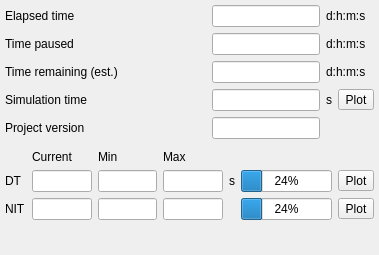
<?xml version="1.0" encoding="UTF-8"?>
<ui version="4.0">
 <class>dashboard</class>
 <widget class="QWidget" name="dashboard">
  <property name="geometry">
   <rect>
    <x>0</x>
    <y>0</y>
    <width>379</width>
    <height>255</height>
   </rect>
  </property>
  <property name="windowTitle">
   <string>Form</string>
  </property>
  <layout class="QGridLayout" name="gridLayout" columnstretch="1,0,0,0">
   <property name="leftMargin">
    <number>5</number>
   </property>
   <property name="topMargin">
    <number>5</number>
   </property>
   <property name="rightMargin">
    <number>5</number>
   </property>
   <property name="bottomMargin">
    <number>0</number>
   </property>
   <item row="3" column="2">
    <widget class="QLabel" name="label_7">
     <property name="text">
      <string>s</string>
     </property>
    </widget>
   </item>
   <item row="1" column="1">
    <widget class="QLineEdit" name="lineedit_paused_time">
     <property name="sizePolicy">
      <sizepolicy hsizetype="MinimumExpanding" vsizetype="Fixed">
       <horstretch>0</horstretch>
       <verstretch>0</verstretch>
      </sizepolicy>
     </property>
     <property name="maximumSize">
      <size>
       <width>16777215</width>
       <height>16777215</height>
      </size>
     </property>
     <property name="readOnly">
      <bool>true</bool>
     </property>
    </widget>
   </item>
   <item row="0" column="0">
    <widget class="QLabel" name="label_2">
     <property name="text">
      <string>Elapsed time</string>
     </property>
    </widget>
   </item>
   <item row="3" column="3">
    <widget class="QToolButton" name="toolbutton_plot_time">
     <property name="text">
      <string>Plot</string>
     </property>
     <property name="autoRaise">
      <bool>false</bool>
     </property>
    </widget>
   </item>
   <item row="3" column="0">
    <widget class="QLabel" name="label_6">
     <property name="text">
      <string>Simulation time</string>
     </property>
    </widget>
   </item>
   <item row="11" column="0">
    <spacer name="verticalSpacer_2">
     <property name="orientation">
      <enum>Qt::Vertical</enum>
     </property>
     <property name="sizeHint" stdset="0">
      <size>
       <width>20</width>
       <height>100</height>
      </size>
     </property>
    </spacer>
   </item>
   <item row="6" column="0">
    <spacer name="verticalSpacer">
     <property name="orientation">
      <enum>Qt::Vertical</enum>
     </property>
     <property name="sizeType">
      <enum>QSizePolicy::Preferred</enum>
     </property>
     <property name="sizeHint" stdset="0">
      <size>
       <width>20</width>
       <height>30</height>
      </size>
     </property>
    </spacer>
   </item>
   <item row="0" column="1">
    <widget class="QLineEdit" name="lineedit_elapsed_time">
     <property name="sizePolicy">
      <sizepolicy hsizetype="MinimumExpanding" vsizetype="Fixed">
       <horstretch>0</horstretch>
       <verstretch>0</verstretch>
      </sizepolicy>
     </property>
     <property name="maximumSize">
      <size>
       <width>16777215</width>
       <height>16777215</height>
      </size>
     </property>
     <property name="readOnly">
      <bool>true</bool>
     </property>
    </widget>
   </item>
   <item row="0" column="2" colspan="2">
    <widget class="QLabel" name="label_4">
     <property name="text">
      <string>d:h:m:s</string>
     </property>
    </widget>
   </item>
   <item row="2" column="1">
    <widget class="QLineEdit" name="lineedit_remaining_time">
     <property name="sizePolicy">
      <sizepolicy hsizetype="MinimumExpanding" vsizetype="Fixed">
       <horstretch>0</horstretch>
       <verstretch>0</verstretch>
      </sizepolicy>
     </property>
     <property name="readOnly">
      <bool>true</bool>
     </property>
    </widget>
   </item>
   <item row="10" column="0" colspan="4">
    <widget class="QWidget" name="widget" native="true">
     <layout class="QGridLayout" name="gridLayout_2">
      <property name="leftMargin">
       <number>0</number>
      </property>
      <property name="topMargin">
       <number>5</number>
      </property>
      <property name="rightMargin">
       <number>0</number>
      </property>
      <property name="bottomMargin">
       <number>0</number>
      </property>
      <item row="0" column="2">
       <widget class="QLabel" name="label_11">
        <property name="text">
         <string>Min</string>
        </property>
       </widget>
      </item>
      <item row="2" column="3">
       <widget class="QLineEdit" name="lineedit_nit_max">
        <property name="readOnly">
         <bool>true</bool>
        </property>
       </widget>
      </item>
      <item row="1" column="0">
       <widget class="QLabel" name="label">
        <property name="text">
         <string>DT</string>
        </property>
       </widget>
      </item>
      <item row="2" column="0">
       <widget class="QLabel" name="label_9">
        <property name="text">
         <string>NIT</string>
        </property>
       </widget>
      </item>
      <item row="1" column="3">
       <widget class="QLineEdit" name="lineedit_dt_max">
        <property name="readOnly">
         <bool>true</bool>
        </property>
       </widget>
      </item>
      <item row="2" column="1">
       <widget class="QLineEdit" name="lineedit_nit">
        <property name="readOnly">
         <bool>true</bool>
        </property>
       </widget>
      </item>
      <item row="1" column="1">
       <widget class="QLineEdit" name="lineedit_dt">
        <property name="readOnly">
         <bool>true</bool>
        </property>
       </widget>
      </item>
      <item row="1" column="2">
       <widget class="QLineEdit" name="lineedit_dt_min">
        <property name="readOnly">
         <bool>true</bool>
        </property>
       </widget>
      </item>
      <item row="0" column="3">
       <widget class="QLabel" name="label_12">
        <property name="text">
         <string>Max</string>
        </property>
       </widget>
      </item>
      <item row="0" column="1">
       <widget class="QLabel" name="label_10">
        <property name="text">
         <string>Current</string>
        </property>
       </widget>
      </item>
      <item row="2" column="2">
       <widget class="QLineEdit" name="lineedit_nit_min">
        <property name="readOnly">
         <bool>true</bool>
        </property>
       </widget>
      </item>
      <item row="2" column="6">
       <widget class="QToolButton" name="toolbutton_plot_nit">
        <property name="text">
         <string>Plot</string>
        </property>
        <property name="autoRaise">
         <bool>false</bool>
        </property>
       </widget>
      </item>
      <item row="1" column="6">
       <widget class="QToolButton" name="toolbutton_plot_dt">
        <property name="text">
         <string>Plot</string>
        </property>
        <property name="autoRaise">
         <bool>false</bool>
        </property>
       </widget>
      </item>
      <item row="1" column="4">
       <widget class="QLabel" name="label_8">
        <property name="text">
         <string>s</string>
        </property>
       </widget>
      </item>
      <item row="2" column="5">
       <widget class="QProgressBar" name="progressbar_nit">
        <property name="value">
         <number>24</number>
        </property>
       </widget>
      </item>
      <item row="1" column="5">
       <widget class="QProgressBar" name="progressbar_dt">
        <property name="value">
         <number>24</number>
        </property>
       </widget>
      </item>
     </layout>
    </widget>
   </item>
   <item row="5" column="0">
    <widget class="QLabel" name="label_version">
     <property name="text">
      <string>Project version</string>
     </property>
    </widget>
   </item>
   <item row="1" column="2" colspan="2">
    <widget class="QLabel" name="label_paused_time_units">
     <property name="text">
      <string>d:h:m:s</string>
     </property>
    </widget>
   </item>
   <item row="3" column="1">
    <widget class="QLineEdit" name="lineedit_time">
     <property name="sizePolicy">
      <sizepolicy hsizetype="MinimumExpanding" vsizetype="Fixed">
       <horstretch>0</horstretch>
       <verstretch>0</verstretch>
      </sizepolicy>
     </property>
     <property name="readOnly">
      <bool>true</bool>
     </property>
    </widget>
   </item>
   <item row="2" column="0">
    <widget class="QLabel" name="label_3">
     <property name="text">
      <string>Time remaining (est.)</string>
     </property>
    </widget>
   </item>
   <item row="2" column="2" colspan="2">
    <widget class="QLabel" name="label_5">
     <property name="text">
      <string>d:h:m:s</string>
     </property>
    </widget>
   </item>
   <item row="1" column="0">
    <widget class="QLabel" name="label_paused_time">
     <property name="text">
      <string>Time paused</string>
     </property>
    </widget>
   </item>
   <item row="5" column="1">
    <widget class="QLineEdit" name="lineedit_version"/>
   </item>
   <item row="4" column="0">
    <spacer name="verticalSpacer_3">
     <property name="orientation">
      <enum>Qt::Vertical</enum>
     </property>
     <property name="sizeType">
      <enum>QSizePolicy::Preferred</enum>
     </property>
     <property name="sizeHint" stdset="0">
      <size>
       <width>20</width>
       <height>30</height>
      </size>
     </property>
    </spacer>
   </item>
  </layout>
 </widget>
 <resources/>
 <connections/>
</ui>
